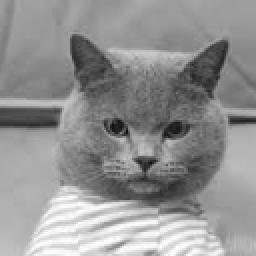
#> input picture InputImages/cat128x128.png, 128 x 128 px, found by its file name (shown 2 times larger)
$ jupyter execute Image_Segmentation.ipynb
#> lines starting #> are read from the running program, lines starting #| are printed output that depends on the picture
## Image Segmentation

This project aims at separating subjects and backgrounds in greyscale images. We have tried to convert this image segmentation problem into a mix max flow rate problem and solve this using network graphs and optimization techniques. We have considered one source node that will be the source of water, that will flow into one node of the network, then to the neighbours and finally to the node that is connected to target / sink.

The source node is ONLY connected to the one pixel in the background, and water can ONLY flow from the source node to the background pixel (not in reverse), and the sink node is only connected to the one pixel in the foreground, and water can ONLY flow from the foreground pixel to the sink node."

This setup is crucial for the max flow / min cut algorithm to work correctly in image segmentation. By connecting the source to a known background pixel and the sink to a known foreground pixel, we create a flow network that, when solved, will reveal the optimal cut separating the background from the foreground.

We used both scenarios:
- 4-neighbours
- 8-neighbours

### Images Used


## 4 - Neighbours

The following code considers only the top, bottom, left and right neighbours of each pixel. All the tasks are functionalised. The user could tweak and run the following to generate the output:

#### Variable Declaration - User I/Ps
- file_path = 'cat128x128.png'  # Input file path
- sigma = 0.001
- background_pixel = (0, 0)  # Background pixel loc
- foreground_pixel = (70, 70)  # Foreground pixel loc

#### Function Call
image_segmentation(file_path = file_path
                   , sigma = sigma
                   , background_pixel = background_pixel
                   , foreground_pixel = foreground_pixel)

[cell 1]
import numpy as np
import pandas as pd
import matplotlib.pyplot as plt
import gurobipy as gp
from gurobipy import GRB
import networkx as nx
from PIL import Image

## Variable Declaration - User I/Ps
file_path = 'cat128x128.png'  # Input file name
sigma = 0.001
background_pixel = (0, 0)  # Background pixel
foreground_pixel = (70, 70)  # Foreground pixel

## User defined funcs

def load_image(file_path):
    """
    Load an image from a file (.csv or .png).
    If I/P is a .png image, convert it to grayscale (should not have more than 2 dimentions) and numpy array.

    Args:
    file_path (str): Path to the image file (.csv or .png)

    Returns:
    numpy.ndarray: CSV values or Normalized grayscale image array
    """
#> called with file_path = 'cat128x128.png'
    if file_path.lower().endswith('.csv'):
        return pd.read_csv(file_path, header=None).values
    elif file_path.lower().endswith('.png'):
        img = Image.open(file_path)
#> img is the input picture: PIL image 128x128 RGBA; mean R, G, B, A 146.2, 146.1, 146.1, 255
        if img.mode != 'L':  # If not grayscale
            img = img.convert('L')  # Convert to grayscale
#> img: PIL image 128x128 L
        return np.array(img) / 255.0  # Normalize to [0, 1]
    else:
        raise ValueError("Unsupported file format. Use CSV or PNG.")

def create_network(image, sigma, background_pixel, foreground_pixel):
    """
    Create a network representation of the image for max flow / min cut.

    Args:
    image (numpy.ndarray): Input image
    sigma (float): Parameter for similarity calculation
    background_pixel (tuple): (row, col) of a background pixel
    foreground_pixel (tuple): (row, col) of a foreground pixel

    Returns:
    tuple: (edges, n) where edges is a list of (source, target, capacity) tuples
           and n is the total number of nodes including source and sink
    """
#> called with sigma = 0.001, background_pixel = (0, 0), foreground_pixel = (70, 70)
    height, width = image.shape
#> height = 128; width = 128
    n = height * width
#> n = 16384
    edges = []

    # Create edges between neighboring pixels
    for i in range(height):
        for j in range(width):
            pixel = i * width + j

            for di, dj in [(-1,0), (1,0), (0,-1), (0,1)]:  # 4-neighbours
                ni, nj = i + di, j + dj
                if 0 <= ni < height and 0 <= nj < width:
                    neighbor = ni * width + nj
                    similarity = 100 * np.exp(-((image[i,j] - image[ni,nj])**2) / (2 * sigma**2))
                    edges.append((pixel, neighbor, np.ceil(similarity)))
#> after the loop, edges = 65024 items

    # Add source and sink nodes
    source, sink = n, n+1
#> source = 16384; sink = 16385
    max_similarity = max(edge[2] for edge in edges) if edges else 100
#> max_similarity = 100

    # Connect source to background pixel and foreground pixel to sink
    bg_pixel = background_pixel[0]*width + background_pixel[1]
#> bg_pixel = 0
    edges.append((source, bg_pixel, max_similarity))

    fg_pixel = foreground_pixel[0]*width + foreground_pixel[1]
#> fg_pixel = 9030
    edges.append((fg_pixel, sink, max_similarity))

    return edges, n+2

def solve_max_flow(edges, n):
    """
    Solve the max flow problem using Gurobi optimizer.

    Args:
    edges (list): List of (source, target, capacity) tuples
    n (int): Total number of nodes including source and sink

    Returns:
    tuple: (model, flow_solution) where model is the Gurobi model and
           flow_solution is a dictionary of optimal flows for each edge
    """
    ojMod = gp.Model("max_flow")

    # Create flow variables for each edge
    flow = ojMod.addVars(edges, name="flow")

    # Set objective: maximize flow from source
    ojMod.setObjective(gp.quicksum(flow[e] for e in edges if e[0] == n-2), GRB.MAXIMIZE)

    # Add flow conservation constraints
    for i in range(n-2):  # Exclude source and sink
        ojMod.addConstr(
            gp.quicksum(flow[e] for e in edges if e[1] == i) ==
            gp.quicksum(flow[e] for e in edges if e[0] == i)
        )

    # Set capacity constraints
    for e in edges:
        flow[e].ub = e[2]

    # Solve the model
    ojMod.Params.OutputFlag = 0
    ojMod.optimize()

    return ojMod, {e: flow[e].X for e in edges}

def find_cuts(edges, n, flow_solution):
    """
    Find the min cut based on the max flow solution.

    Args:
    edges (list): List of (source, target, capacity) tuples
    n (int): Total number of nodes including source and sink
    flow_solution (dict): Optimal flows for each edge

    Returns:
    list: List of edges representing the min cut
    """
    G = nx.DiGraph()
    for e in edges:
        if e[2] - flow_solution[e] > 1e-6:
            G.add_edge(e[0], e[1])

    reachable = set(nx.dfs_preorder_nodes(G, source=n-2))
    cuts = [(u, v) for (u, v, _) in edges if (u in reachable) != (v in reachable)]

    return cuts

def visualize_results(image, cuts, max_flow):
    """
    Visualize the image segmentation results.

    Args:
    image (numpy.ndarray): Input image
    cuts (list): List of edges representing the min cut
    max_flow (float): Maximum flow value
    """
    height, width = image.shape
    plt.figure(figsize=(10,10))
    plt.imshow(image, cmap='gray')
    for u, v in cuts:
        y1, x1 = divmod(u, width)
        y2, x2 = divmod(v, width)
        plt.plot([x1, x2], [y1, y2], 'r-')
    plt.title(f'Image Segmentation (Max Flow: {max_flow:.2f})')
    plt.axis('off')
    plt.show()


def image_segmentation(file_path, sigma, background_pixel, foreground_pixel):
    """
    Main execution function to call all UDFs for image segmentation.
    It will create the network, solve the max flow problem, find the cuts to separate image from background and visualize the results.

    Args:
    file_path (str): Path to the image file (.csv or .png)
    image (numpy.ndarray): Input values
    sigma (float): Parameter for similarity calculation
    background_pixel (tuple): (row, col) of a background pixel
    foreground_pixel (tuple): (row, col) of a foreground pixel

    Returns:
    None
    """

    # I/P
    image = load_image(file_path)

    # N/W Representation & max flow solution
    edges, n = create_network(image, sigma, background_pixel, foreground_pixel)
#> edges = 65026 items; n = 16386
    ojMod, flow_solution = solve_max_flow(edges, n)

    # Find cuts
    cuts = find_cuts(edges, n, flow_solution)

    # Results
    visualize_results(image, cuts, ojMod.objVal)
    print(f'Max Flow: {ojMod.objVal:.2f}')
    print(f'Sum of cut capacities: {sum(e[2] for e in edges if (e[0], e[1]) in cuts):.2f}')

    return None

# Function Call
image_segmentation(file_path = file_path
                   , sigma = sigma
                   , background_pixel = background_pixel
                   , foreground_pixel = foreground_pixel)
#> (the call stopped at in solve_max_flow, `ojMod = gp.Model("max_flow")`: gurobipy is not available in this run)

#### 4-Neighbour implementations

[cell 2]
## oval-1.csv
file_path = 'oval-1.csv'
sigma = 0.05
background_pixel = (0, 0)
foreground_pixel = (8, 8)

# Function Call
image_segmentation(file_path = file_path
                   , sigma = sigma
                   , background_pixel = background_pixel
                   , foreground_pixel = foreground_pixel)
#> call 2 of image_segmentation, with file_path = 'oval-1.csv', sigma = 0.05, background_pixel = (0, 0), foreground_pixel = (8, 8)
#> (reads InputImages/oval-1.csv from the repository)
#> in image_segmentation (call 2), `edges, n = create_network(image, sigma, background_pixel, foreground_p..`: edges = 1522 items, first 6: (0, 20, 100), (0, 1, 100), (1, 21, 100), (1, 0, 100), (1, 2, 100), (2, 22, 100); n = 402
#> in image_segmentation (call 2), `edges, n = create_network(image, sigma, background_pixel, foreground_p..`:
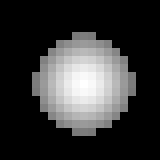
#> image: shape (20, 20) float64 (shown 8 times larger); min 0, max 1, mean 0.211
#> (the call stopped at in solve_max_flow, `ojMod = gp.Model("max_flow")`: gurobipy is not available in this run)

[cell 3]
# box.csv
# Load image data
file_path = 'box.csv'
sigma = 0.05
background_pixel = (0, 0)
foreground_pixel = (19, 19)

# Function Call
image_segmentation(file_path = file_path
                   , sigma = sigma
                   , background_pixel = background_pixel
                   , foreground_pixel = foreground_pixel)
#> call 3 of image_segmentation, with file_path = 'box.csv', sigma = 0.05, background_pixel = (0, 0), foreground_pixel = (19, 19)
#> (reads InputImages/box.csv from the repository)
#> in image_segmentation (call 3), `edges, n = create_network(image, sigma, background_pixel, foreground_p..`:
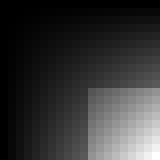
#> image: shape (20, 20) float64 (shown 8 times larger); min 0, max 1, mean 0.209
#> (the call stopped at in solve_max_flow, `ojMod = gp.Model("max_flow")`: gurobipy is not available in this run)

[cell 4]
## Bird.png
file_path = 'Bird.png'
sigma = 0.001
background_pixel = (0, 0)
foreground_pixel = (70, 70)

# Function Call
image_segmentation(file_path = file_path
                   , sigma = sigma
                   , background_pixel = background_pixel
                   , foreground_pixel = foreground_pixel)
#> call 4 of load_image, with file_path = 'Bird.png'
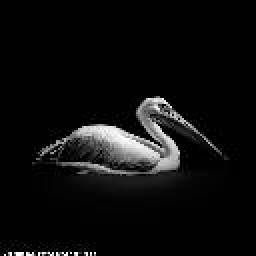
#> input picture InputImages/Bird.png, 128 x 128 px, found by its file name (shown 2 times larger)
#> in load_image, img is the input picture: PIL image 128x128 L; min 0, max 255, mean 14.3
#> (the call stopped at in solve_max_flow, `ojMod = gp.Model("max_flow")`: gurobipy is not available in this run)

[cell 5]
## exp.png
file_path = 'exp.png'
sigma = 0.001
background_pixel = (0, 0)
foreground_pixel = (70, 70)

# Function Call
image_segmentation(file_path = file_path
                   , sigma = sigma
                   , background_pixel = background_pixel
                   , foreground_pixel = foreground_pixel)
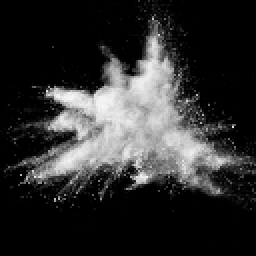
#> input picture InputImages/exp.png, 128 x 128 px, found by its file name (shown 2 times larger)
#> in load_image, img is the input picture: PIL image 128x128 RGBA; mean R, G, B, A 47.1, 47.1, 47.1, 255
#> (the call stopped at in solve_max_flow, `ojMod = gp.Model("max_flow")`: gurobipy is not available in this run)

[cell 6]
## moon-128x128.png
file_path = 'moon-128x128.png'
sigma = 0.001
background_pixel = (0, 0)
foreground_pixel = (70, 70)

# Function Call
image_segmentation(file_path = file_path
                   , sigma = sigma
                   , background_pixel = background_pixel
                   , foreground_pixel = foreground_pixel)
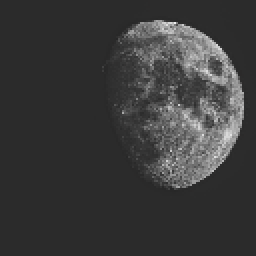
#> input picture InputImages/moon-128x128.png, 128 x 128 px, found by its file name (shown 2 times larger)
#> in load_image, img is the input picture: PIL image 128x128 RGBA; mean R, G, B, A 58.8, 58.8, 58.8, 255
#> (the call stopped at in solve_max_flow, `ojMod = gp.Model("max_flow")`: gurobipy is not available in this run)

[cell 7]
## cat.png
file_path = 'cat128x128.png'
sigma = 0.001
background_pixel = (0, 0)
foreground_pixel = (45, 45)

# Function Call
image_segmentation(file_path = file_path
                   , sigma = sigma
                   , background_pixel = background_pixel
                   , foreground_pixel = foreground_pixel)
#> (the call stopped at in solve_max_flow, `ojMod = gp.Model("max_flow")`: gurobipy is not available in this run)
